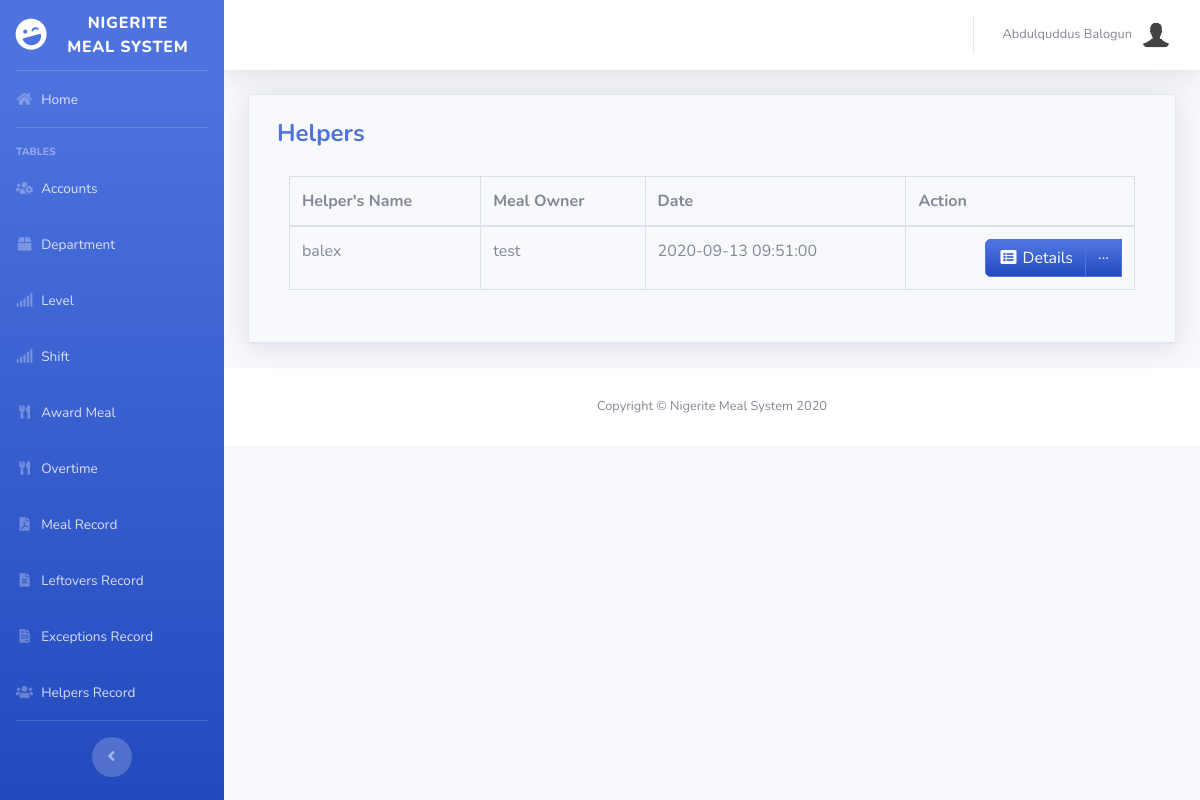
The page /pages/helpers.php (signed in) on the database as committed earlier.
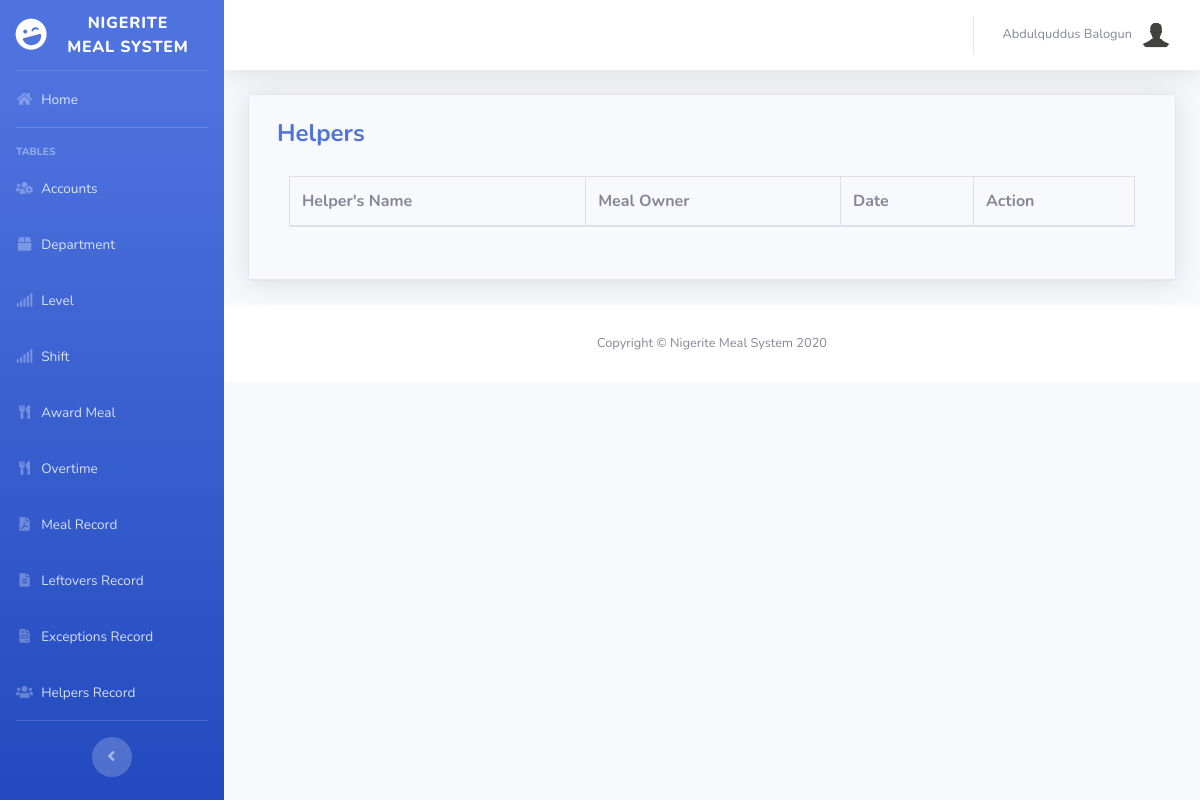
The same page on the database as committed later.
### tables this page shows
CREATE TABLE `helpers` (
  `id` int(11) NOT NULL,
  `Helper` varchar(50) NOT NULL,
  `User_Name` varchar(50) NOT NULL,
  `Image` mediumblob NOT NULL,
  `Date` datetime NOT NULL DEFAULT CURRENT_TIMESTAMP
);

### pages/helpers.php (the view, shortened to what this page needs)
<?php
include'../includes/connection.php';
include'../includes/sidebar.php';
?>
         <div class="card shadow mb-4">
            <div class="card-header py-3">
              <h4 class="m-2 font-weight-bold text-primary">Helpers&nbsp;</h4>
            <div class="card-body">
            <div class="table-responsive">
           <table class="table table-bordered" id="dataTable" width="100%" cellspacing="0">
               <thead>
                   <tr>
                       <th>Helper's Name</th>
                       <th>Meal Owner</th>
                       <th>Date</th>
                       <th>Action</th>
                   </tr>
               </thead>
          <tbody>
<?php
    $query = 'SELECT * FROM helpers';
        $result = mysqli_query($db, $query) or die (mysqli_error($db));
            while ($row = mysqli_fetch_assoc($result)) {
                echo '<tr>';
                echo '<td>'. $row['Helper'].'</td>';
                echo '<td>'. $row['User_Name'].'</td>';
                echo '<td>'. $row['Date'].'</td>';
                      echo '<td align="right"> <div class="btn-group">
                              <a type="button" class="btn btn-primary bg-gradient-primary" href="hp_searchfrm.php?action=edit & id='.$row['id'] . '"><i class="fas fa-fw fa-list-alt"></i> Details</a>
                            <div class="btn-group">
                              <a type="button" class="btn btn-primary bg-gradient-primary dropdown no-arrow" data-toggle="dropdown" style="color:white;">
                              ... <span class="caret"></span></a>
                                  <a type="button" class="btn btn-warning bg-gradient-danger btn-block" style="border-radius: 0px;" href="#" data-toggle="modal" data-target="#help'.$row['id'].'">
                                  </a>
                            <div class="modal fade" id="help'.$row['id'].'" tabindex="-1" role="dialog" aria-labelledby="DeleteModal" aria-hidden="true">
                                       <input type="hidden" class="form-control" name="id" value="'.$row['id'].'" required>
                            </div>
                          </div></td>';
                echo '</tr> ';
                        }
?>
                                </tbody>
                            </table>
                        </div>
                    </div>
                  </div>
<?php include'../includes/footer.php'; ?>

Rows that differ between the two databases and show on the page:
removed helpers: Helper "balex", User_Name "test", Date "2020-09-13 09:51:00"
